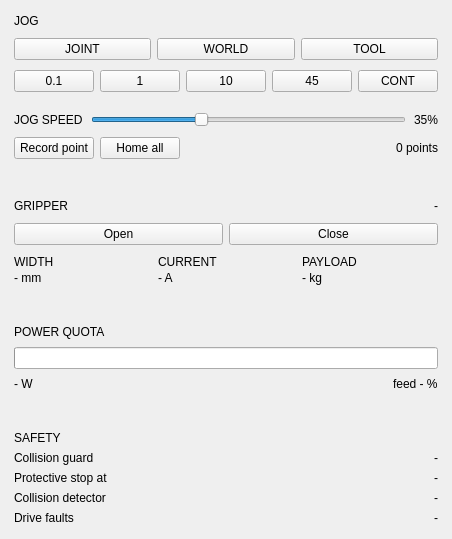
                <widget class="QWidget" name="w_22">
                  <layout class="QVBoxLayout" name="layout_42">
                    <property name="spacing"><number>12</number></property>
                    <property name="leftMargin"><number>0</number></property>
                    <property name="topMargin"><number>0</number></property>
                    <property name="rightMargin"><number>0</number></property>
                    <property name="bottomMargin"><number>0</number></property>
                    <item>
                      <widget class="QFrame" name="panel_jog">
                        <property name="role" stdset="0"><string>panel</string></property>
                        <layout class="QVBoxLayout" name="layout_25">
                          <property name="spacing"><number>10</number></property>
                          <property name="leftMargin"><number>14</number></property>
                          <property name="topMargin"><number>14</number></property>
                          <property name="rightMargin"><number>14</number></property>
                          <property name="bottomMargin"><number>14</number></property>
                          <item>
                            <widget class="QLabel" name="cap_jog">
                              <property name="text"><string>JOG</string></property>
                              <property name="role" stdset="0"><string>caption</string></property>
                            </widget>
                          </item>
                          <item>
                            <widget class="QWidget" name="w_8">
                              <layout class="QHBoxLayout" name="layout_20">
                                <property name="spacing"><number>6</number></property>
                                <property name="leftMargin"><number>0</number></property>
                                <property name="topMargin"><number>0</number></property>
                                <property name="rightMargin"><number>0</number></property>
                                <property name="bottomMargin"><number>0</number></property>
                                <item>
                                  <widget class="QPushButton" name="btn_frame_joint">
                                    <property name="text"><string>JOINT</string></property>
                                    <property name="checkable"><bool>true</bool></property>
                                    <property name="role" stdset="0"><string>seg</string></property>
                                  </widget>
                                </item>
                                <item>
                                  <widget class="QPushButton" name="btn_frame_world">
                                    <property name="text"><string>WORLD</string></property>
                                    <property name="checkable"><bool>true</bool></property>
                                    <property name="role" stdset="0"><string>seg</string></property>
                                  </widget>
                                </item>
                                <item>
                                  <widget class="QPushButton" name="btn_frame_tool">
                                    <property name="text"><string>TOOL</string></property>
                                    <property name="checkable"><bool>true</bool></property>
                                    <property name="role" stdset="0"><string>seg</string></property>
                                  </widget>
                                </item>
                              </layout>
                            </widget>
                          </item>
                          <item>
                            <widget class="QWidget" name="w_9">
                              <layout class="QHBoxLayout" name="layout_21">
                                <property name="spacing"><number>6</number></property>
                                <property name="leftMargin"><number>0</number></property>
                                <property name="topMargin"><number>0</number></property>
                                <property name="rightMargin"><number>0</number></property>
                                <property name="bottomMargin"><number>0</number></property>
                                <item>
                                  <widget class="QPushButton" name="btn_inc_0">
                                    <property name="text"><string>0.1</string></property>
                                    <property name="checkable"><bool>true</bool></property>
                                    <property name="role" stdset="0"><string>seg small</string></property>
                                  </widget>
                                </item>
                                <item>
                                  <widget class="QPushButton" name="btn_inc_1">
                                    <property name="text"><string>1</string></property>
                                    <property name="checkable"><bool>true</bool></property>
                                    <property name="role" stdset="0"><string>seg small</string></property>
                                  </widget>
                                </item>
                                <item>
                                  <widget class="QPushButton" name="btn_inc_2">
                                    <property name="text"><string>10</string></property>
                                    <property name="checkable"><bool>true</bool></property>
                                    <property name="role" stdset="0"><string>seg small</string></property>
                                  </widget>
                                </item>
                                <item>
                                  <widget class="QPushButton" name="btn_inc_3">
                                    <property name="text"><string>45</string></property>
                                    <property name="checkable"><bool>true</bool></property>
                                    <property name="role" stdset="0"><string>seg small</string></property>
                                  </widget>
                                </item>
                                <item>
                                  <widget class="QPushButton" name="btn_inc_cont">
                                    <property name="text"><string>CONT</string></property>
                                    <property name="checkable"><bool>true</bool></property>
                                    <property name="role" stdset="0"><string>seg small</string></property>
                                  </widget>
                                </item>
                              </layout>
                            </widget>
                          </item>
                          <item>
                            <widget class="QWidget" name="jog_rows">
                              <layout class="QVBoxLayout" name="layout_22">
                                <property name="spacing"><number>0</number></property>
                                <property name="leftMargin"><number>0</number></property>
                                <property name="topMargin"><number>0</number></property>
                                <property name="rightMargin"><number>0</number></property>
                                <property name="bottomMargin"><number>0</number></property>
                              </layout>
                            </widget>
                          </item>
                          <item>
                            <widget class="QWidget" name="w_10">
                              <layout class="QHBoxLayout" name="layout_23">
                                <property name="spacing"><number>8</number></property>
                                <property name="leftMargin"><number>0</number></property>
                                <property name="topMargin"><number>0</number></property>
                                <property name="rightMargin"><number>0</number></property>
                                <property name="bottomMargin"><number>0</number></property>
                                <item>
                                  <widget class="QLabel" name="cap_jogspeed">
                                    <property name="text"><string>JOG SPEED</string></property>
                                    <property name="role" stdset="0"><string>caption</string></property>
                                  </widget>
                                </item>
                                <item>
                                  <widget class="QSlider" name="slider_jog">
                                    <property name="orientation"><enum>Qt::Horizontal</enum></property>
                                    <property name="minimum"><number>1</number></property>
                                    <property name="maximum"><number>100</number></property>
                                    <property name="value"><number>35</number></property>
                                  </widget>
                                </item>
                                <item>
                                  <widget class="QLabel" name="lbl_jog_speed">
                                    <property name="text"><string>35%</string></property>
                                    <property name="role" stdset="0"><string>mono</string></property>
                                  </widget>
                                </item>
                              </layout>
                            </widget>
                          </item>
                          <item>
                            <widget class="QWidget" name="w_11">
                              <layout class="QHBoxLayout" name="layout_24">
                                <property name="spacing"><number>6</number></property>
                                <property name="leftMargin"><number>0</number></property>
                                <property name="topMargin"><number>0</number></property>
                                <property name="rightMargin"><number>0</number></property>
                                <property name="bottomMargin"><number>0</number></property>
                                <item>
                                  <widget class="QPushButton" name="btn_record">
                                    <property name="text"><string>Record point</string></property>
                                    <property name="role" stdset="0"><string>small</string></property>
                                  </widget>
                                </item>
                                <item>
                                  <widget class="QPushButton" name="btn_home">
                                    <property name="text"><string>Home all</string></property>
                                    <property name="role" stdset="0"><string>small</string></property>
                                  </widget>
                                </item>
                                <item>
                                  <spacer name="spacer_30">
                                    <property name="orientation"><enum>Qt::Horizontal</enum></property>
                                    <property name="sizeHint"><size><width>0</width><height>0</height></size></property>
                                  </spacer>
                                </item>
                                <item>
                                  <widget class="QLabel" name="lbl_points">
                                    <property name="text"><string>0 points</string></property>
                                    <property name="role" stdset="0"><string>mono dim</string></property>
                                  </widget>
                                </item>
                              </layout>
                            </widget>
                          </item>
                        </layout>
                      </widget>
                    </item>
                    <item>
                      <widget class="QFrame" name="panel_grip">
                        <property name="role" stdset="0"><string>panel</string></property>
                        <layout class="QVBoxLayout" name="layout_32">
                          <property name="spacing"><number>10</number></property>
                          <property name="leftMargin"><number>14</number></property>
                          <property name="topMargin"><number>14</number></property>
                          <property name="rightMargin"><number>14</number></property>
                          <property name="bottomMargin"><number>14</number></property>
                          <item>
                            <widget class="QWidget" name="w_12">
                              <layout class="QHBoxLayout" name="layout_26">
                                <property name="spacing"><number>6</number></property>
                                <property name="leftMargin"><number>0</number></property>
                                <property name="topMargin"><number>0</number></property>
                                <property name="rightMargin"><number>0</number></property>
                                <property name="bottomMargin"><number>0</number></property>
                                <item>
                                  <widget class="QLabel" name="cap_grip">
                                    <property name="text"><string>GRIPPER</string></property>
                                    <property name="role" stdset="0"><string>caption</string></property>
                                  </widget>
                                </item>
                                <item>
                                  <spacer name="spacer_31">
                                    <property name="orientation"><enum>Qt::Horizontal</enum></property>
                                    <property name="sizeHint"><size><width>0</width><height>0</height></size></property>
                                  </spacer>
                                </item>
                                <item>
                                  <widget class="QLabel" name="lbl_grip_state">
                                    <property name="text"><string>-</string></property>
                                    <property name="role" stdset="0"><string>mono</string></property>
                                  </widget>
                                </item>
                              </layout>
                            </widget>
                          </item>
                          <item>
                            <widget class="QWidget" name="w_13">
                              <layout class="QHBoxLayout" name="layout_27">
                                <property name="spacing"><number>6</number></property>
                                <property name="leftMargin"><number>0</number></property>
                                <property name="topMargin"><number>0</number></property>
                                <property name="rightMargin"><number>0</number></property>
                                <property name="bottomMargin"><number>0</number></property>
                                <item>
                                  <widget class="QPushButton" name="btn_grip_open">
                                    <property name="text"><string>Open</string></property>
                                    <property name="checkable"><bool>true</bool></property>
                                    <property name="role" stdset="0"><string>seg</string></property>
                                  </widget>
                                </item>
                                <item>
                                  <widget class="QPushButton" name="btn_grip_close">
                                    <property name="text"><string>Close</string></property>
                                    <property name="checkable"><bool>true</bool></property>
                                    <property name="role" stdset="0"><string>seg</string></property>
                                  </widget>
                                </item>
                              </layout>
                            </widget>
                          </item>
                          <item>
                            <widget class="QWidget" name="w_14">
                              <layout class="QGridLayout" name="layout_31">
                                <property name="spacing"><number>8</number></property>
                                <property name="leftMargin"><number>0</number></property>
                                <property name="topMargin"><number>0</number></property>
                                <property name="rightMargin"><number>0</number></property>
                                <property name="bottomMargin"><number>0</number></property>
                                <item row="0" column="0">
                                  <layout class="QVBoxLayout" name="layout_28">
                                    <property name="spacing"><number>2</number></property>
                                    <property name="leftMargin"><number>0</number></property>
                                    <property name="topMargin"><number>0</number></property>
                                    <property name="rightMargin"><number>0</number></property>
                                    <property name="bottomMargin"><number>0</number></property>
                                    <item>
                                      <widget class="QLabel" name="cap_gw">
                                        <property name="text"><string>WIDTH</string></property>
                                        <property name="role" stdset="0"><string>caption dim</string></property>
                                      </widget>
                                    </item>
                                    <item>
                                      <widget class="QLabel" name="lbl_grip_width">
                                        <property name="text"><string>- mm</string></property>
                                        <property name="role" stdset="0"><string>mono big</string></property>
                                      </widget>
                                    </item>
                                  </layout>
                                </item>
                                <item row="0" column="1">
                                  <layout class="QVBoxLayout" name="layout_29">
                                    <property name="spacing"><number>2</number></property>
                                    <property name="leftMargin"><number>0</number></property>
                                    <property name="topMargin"><number>0</number></property>
                                    <property name="rightMargin"><number>0</number></property>
                                    <property name="bottomMargin"><number>0</number></property>
                                    <item>
                                      <widget class="QLabel" name="cap_gc">
                                        <property name="text"><string>CURRENT</string></property>
                                        <property name="role" stdset="0"><string>caption dim</string></property>
                                      </widget>
                                    </item>
                                    <item>
                                      <widget class="QLabel" name="lbl_grip_current">
                                        <property name="text"><string>- A</string></property>
                                        <property name="role" stdset="0"><string>mono big</string></property>
                                      </widget>
                                    </item>
                                  </layout>
                                </item>
                                <item row="0" column="2">
                                  <layout class="QVBoxLayout" name="layout_30">
                                    <property name="spacing"><number>2</number></property>
                                    <property name="leftMargin"><number>0</number></property>
                                    <property name="topMargin"><number>0</number></property>
                                    <property name="rightMargin"><number>0</number></property>
                                    <property name="bottomMargin"><number>0</number></property>
                                    <item>
                                      <widget class="QLabel" name="cap_gp">
                                        <property name="text"><string>PAYLOAD</string></property>
                                        <property name="role" stdset="0"><string>caption dim</string></property>
                                      </widget>
                                    </item>
                                    <item>
                                      <widget class="QLabel" name="lbl_grip_payload">
                                        <property name="text"><string>- kg</string></property>
                                        <property name="role" stdset="0"><string>mono big</string></property>
                                      </widget>
                                    </item>
                                  </layout>
                                </item>
                              </layout>
                            </widget>
                          </item>
                        </layout>
                      </widget>
                    </item>
                    <item>
                      <widget class="QFrame" name="panel_quota">
                        <property name="role" stdset="0"><string>panel</string></property>
                        <layout class="QVBoxLayout" name="layout_34">
                          <property name="spacing"><number>8</number></property>
                          <property name="leftMargin"><number>14</number></property>
                          <property name="topMargin"><number>14</number></property>
                          <property name="rightMargin"><number>14</number></property>
                          <property name="bottomMargin"><number>14</number></property>
                          <item>
                            <widget class="QLabel" name="cap_quota">
                              <property name="text"><string>POWER QUOTA</string></property>
                              <property name="role" stdset="0"><string>caption</string></property>
                            </widget>
                          </item>
                          <item>
                            <widget class="QProgressBar" name="bar_quota">
                              <property name="maximum"><number>1000</number></property>
                              <property name="value"><number>0</number></property>
                              <property name="textVisible"><bool>false</bool></property>
                            </widget>
                          </item>
                          <item>
                            <widget class="QWidget" name="w_15">
                              <layout class="QHBoxLayout" name="layout_33">
                                <property name="spacing"><number>6</number></property>
                                <property name="leftMargin"><number>0</number></property>
                                <property name="topMargin"><number>0</number></property>
                                <property name="rightMargin"><number>0</number></property>
                                <property name="bottomMargin"><number>0</number></property>
                                <item>
                                  <widget class="QLabel" name="lbl_quota_power">
                                    <property name="text"><string>- W</string></property>
                                    <property name="role" stdset="0"><string>mono dim</string></property>
                                  </widget>
                                </item>
                                <item>
                                  <spacer name="spacer_32">
                                    <property name="orientation"><enum>Qt::Horizontal</enum></property>
                                    <property name="sizeHint"><size><width>0</width><height>0</height></size></property>
                                  </spacer>
                                </item>
                                <item>
                                  <widget class="QLabel" name="lbl_quota_feed">
                                    <property name="text"><string>feed - %</string></property>
                                    <property name="role" stdset="0"><string>mono dim</string></property>
                                  </widget>
                                </item>
                              </layout>
                            </widget>
                          </item>
                        </layout>
                      </widget>
                    </item>
                    <item>
                      <widget class="QFrame" name="panel_safety">
                        <property name="role" stdset="0"><string>panel</string></property>
                        <layout class="QVBoxLayout" name="layout_39">
                          <property name="spacing"><number>6</number></property>
                          <property name="leftMargin"><number>14</number></property>
                          <property name="topMargin"><number>14</number></property>
                          <property name="rightMargin"><number>14</number></property>
                          <property name="bottomMargin"><number>14</number></property>
                          <item>
                            <widget class="QLabel" name="cap_safety">
                              <property name="text"><string>SAFETY</string></property>
                              <property name="role" stdset="0"><string>caption</string></property>
                            </widget>
                          </item>
                          <item>
                            <widget class="QWidget" name="w_16">
                              <layout class="QHBoxLayout" name="layout_35">
                                <property name="spacing"><number>6</number></property>
                                <property name="leftMargin"><number>0</number></property>
                                <property name="topMargin"><number>0</number></property>
                                <property name="rightMargin"><number>0</number></property>
                                <property name="bottomMargin"><number>0</number></property>
                                <item>
                                  <widget class="QLabel" name="cap_s1">
                                    <property name="text"><string>Collision guard</string></property>
                                    <property name="role" stdset="0"><string>muted</string></property>
                                  </widget>
                                </item>
                                <item>
                                  <spacer name="spacer_33">
                                    <property name="orientation"><enum>Qt::Horizontal</enum></property>
                                    <property name="sizeHint"><size><width>0</width><height>0</height></size></property>
                                  </spacer>
                                </item>
                                <item>
                                  <widget class="QLabel" name="lbl_safe_guard">
                                    <property name="text"><string>-</string></property>
                                    <property name="role" stdset="0"><string>mono</string></property>
                                  </widget>
                                </item>
                              </layout>
                            </widget>
                          </item>
                          <item>
                            <widget class="QWidget" name="w_17">
                              <layout class="QHBoxLayout" name="layout_36">
                                <property name="spacing"><number>6</number></property>
                                <property name="leftMargin"><number>0</number></property>
                                <property name="topMargin"><number>0</number></property>
                                <property name="rightMargin"><number>0</number></property>
                                <property name="bottomMargin"><number>0</number></property>
                                <item>
                                  <widget class="QLabel" name="cap_s2">
                                    <property name="text"><string>Protective stop at</string></property>
                                    <property name="role" stdset="0"><string>muted</string></property>
                                  </widget>
                                </item>
                                <item>
                                  <spacer name="spacer_34">
                                    <property name="orientation"><enum>Qt::Horizontal</enum></property>
                                    <property name="sizeHint"><size><width>0</width><height>0</height></size></property>
                                  </spacer>
                                </item>
                                <item>
                                  <widget class="QLabel" name="lbl_safe_stop">
                                    <property name="text"><string>-</string></property>
                                    <property name="role" stdset="0"><string>mono</string></property>
                                  </widget>
                                </item>
                              </layout>
                            </widget>
                          </item>
                          <item>
                            <widget class="QWidget" name="w_18">
                              <layout class="QHBoxLayout" name="layout_37">
                                <property name="spacing"><number>6</number></property>
                                <property name="leftMargin"><number>0</number></property>
                                <property name="topMargin"><number>0</number></property>
                                <property name="rightMargin"><number>0</number></property>
                                <property name="bottomMargin"><number>0</number></property>
                                <item>
                                  <widget class="QLabel" name="cap_s3">
                                    <property name="text"><string>Collision detector</string></property>
                                    <property name="role" stdset="0"><string>muted</string></property>
                                  </widget>
                                </item>
                                <item>
                                  <spacer name="spacer_35">
                                    <property name="orientation"><enum>Qt::Horizontal</enum></property>
                                    <property name="sizeHint"><size><width>0</width><height>0</height></size></property>
                                  </spacer>
                                </item>
                                <item>
                                  <widget class="QLabel" name="lbl_safe_collide">
                                    <property name="text"><string>-</string></property>
                                    <property name="role" stdset="0"><string>mono</string></property>
                                  </widget>
                                </item>
                              </layout>
                            </widget>
                          </item>
                          <item>
                            <widget class="QWidget" name="w_19">
                              <layout class="QHBoxLayout" name="layout_38">
                                <property name="spacing"><number>6</number></property>
                                <property name="leftMargin"><number>0</number></property>
                                <property name="topMargin"><number>0</number></property>
                                <property name="rightMargin"><number>0</number></property>
                                <property name="bottomMargin"><number>0</number></property>
                                <item>
                                  <widget class="QLabel" name="cap_s4">
                                    <property name="text"><string>Drive faults</string></property>
                                    <property name="role" stdset="0"><string>muted</string></property>
                                  </widget>
                                </item>
                                <item>
                                  <spacer name="spacer_36">
                                    <property name="orientation"><enum>Qt::Horizontal</enum></property>
                                    <property name="sizeHint"><size><width>0</width><height>0</height></size></property>
                                  </spacer>
                                </item>
                                <item>
                                  <widget class="QLabel" name="lbl_safe_drives">
                                    <property name="text"><string>-</string></property>
                                    <property name="role" stdset="0"><string>mono</string></property>
                                  </widget>
                                </item>
                              </layout>
                            </widget>
                          </item>
                        </layout>
                      </widget>
                    </item>
                    <item>
                      <spacer name="spacer_37">
                        <property name="orientation"><enum>Qt::Vertical</enum></property>
                        <property name="sizeHint"><size><width>0</width><height>0</height></size></property>
                      </spacer>
                    </item>
                  </layout>
                </widget>
